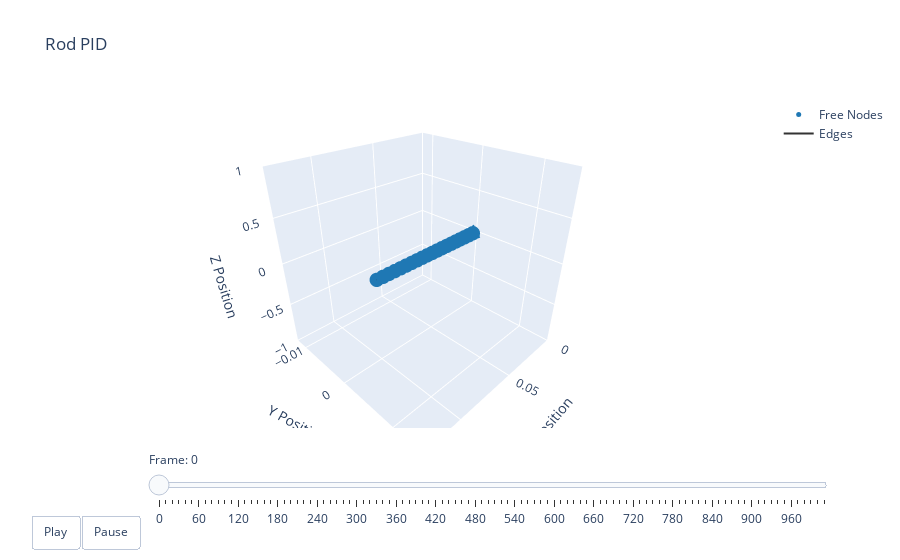

Notebook code for this chart:
### Code cell
print("t_arr shape:", t_arr.shape)
options = dismech.AnimationOptions(title='Rod PID', plot_step=10)

fig = dismech.get_interactive_animation_plotly(robot, t_arr, qs, options)
fig.show()

### Figure 1 — Plotly figure (JSON) as saved in the notebook; plotly's stock layout.template omitted (floating-point values rounded to 4 significant figures)
{"data": [{"marker": {"color": "#1f78b4", "size": 5}, "mode": "markers", "name": "Free Nodes", "type": "scatter3d", "x": [0.0, 0.005, 0.01, 0.015, 0.02, 0.025, 0.03, 0.035, 0.04, 0.045, 0.05, 0.055, 0.06, 0.065, 0.07, 0.075, 0.08, 0.085, 0.09, 0.095, 0.1], "y": [0.0, -0.0, -0.0, -0.0, -0.0, -0.0, -0.0, -0.0, -0.0, -0.0, 0.0, 0.0, 0.0, 0.0, 0.0, 0.0, 0.0, 0.0, 0.0, 0.0, 0.0], "z": [0.0, -0.0, -0.0, -0.0, -0.0, -0.0, -0.0, -0.0, -0.0, -0.0, 0.0, 0.0, 0.0, 0.0, 0.0, 0.0, 0.0, 0.0, 0.0, 0.0, 0.0]}, {"marker": {"color": "#e31a1c", "size": 5}, "mode": "markers", "name": "Fixed Nodes", "type": "scatter3d", "x": [], "y": [], "z": []}, {"line": {"color": "#333333", "width": 2}, "mode": "lines", "name": "Edges", "type": "scatter3d", "x": [0, 0.005, null, 0.005, 0.01, null, 0.01, 0.015, null, 0.015, 0.02, null, 0.02, 0.025, null, 0.025, 0.03, null, 0.03, 0.035, null, 0.035, 0.04, null, 0.04, 0.045, null, 0.045, 0.05, null, 0.05, 0.055, null, 0.055, 0.06, null, 0.06, 0.065, null, 0.065, 0.07, null, 0.07, 0.075, null, 0.075, 0.08, null, 0.08, 0.085, null, 0.085, 0.09, null, 0.09, 0.095, null, 0.095, 0.1, null], "y": [0, 0, null, 0, 0, null, 0, 0, null, 0, 0, null, 0, 0, null, 0, 0, null, 0, 0, null, 0, 0, null, 0, 0, null, 0, 0, null, 0, 0, null, 0, 0, null, 0, 0, null, 0, 0, null, 0, 0, null, 0, 0, null, 0, 0, null, 0, 0, null, 0, 0, null, 0, 0, null], "z": [0, 0, null, 0, 0, null, 0, 0, null, 0, 0, null, 0, 0, null, 0, 0, null, 0, 0, null, 0, 0, null, 0, 0, null, 0, 0, null, 0, 0, null, 0, 0, null, 0, 0, null, 0, 0, null, 0, 0, null, 0, 0, null, 0, 0, null, 0, 0, null, 0, 0, null, 0, 0, null]}, {"color": "rgba(166, 206, 227, 0.7)", "i": [], "j": [], "k": [], "name": "Faces", "opacity": 0.7, "showscale": false, "type": "mesh3d", "x": [0.0, 0.005, 0.01, 0.015, 0.02, 0.025, 0.03, 0.035, 0.04, 0.045, 0.05, 0.055, 0.06, 0.065, 0.07, 0.075, 0.08, 0.085, 0.09, 0.095, 0.1], "y": [0.0, -0.0, -0.0, -0.0, -0.0, -0.0, -0.0, -0.0, -0.0, -0.0, 0.0, 0.0, 0.0, 0.0, 0.0, 0.0, 0.0, 0.0, 0.0, 0.0, 0.0], "z": [0.0, -0.0, -0.0, -0.0, -0.0, -0.0, -0.0, -0.0, -0.0, -0.0, 0.0, 0.0, 0.0, 0.0, 0.0, 0.0, 0.0, 0.0, 0.0, 0.0, 0.0]}], "layout": {"scene": {"camera": {"eye": {"x": 1.225, "y": 1.225, "z": 1.0}}, "xaxis": {"range": [0, 0.1318], "title": {"text": "X Position"}}, "yaxis": {"range": [-0.01234, 0.01501], "title": {"text": "Y Position"}}, "zaxis": {"range": [0, 0], "title": {"text": "Z Position"}}}, "sliders": [{"currentvalue": {"prefix": "Frame: "}, "steps": [{"args": [["0"], {"frame": {"duration": 50, "redraw": true}, "mode": "immediate"}], "label": "0", "method": "animate"}, {"args": [["1"], {"frame": {"duration": 50, "redraw": true}, "mode": "immediate"}], "label": "10", "method": "animate"}, {"args": [["2"], {"frame": {"duration": 50, "redraw": true}, "mode": "immediate"}], "label": "20", "method": "animate"}, {"args": [["3"], {"frame": {"duration": 50, "redraw": true}, "mode": "immediate"}], "label": "30", "method": "animate"}, {"args": [["4"], {"frame": {"duration": 50, "redraw": true}, "mode": "immediate"}], "label": "40", "method": "animate"}, {"args": [["5"], {"frame": {"duration": 50, "redraw": true}, "mode": "immediate"}], "label": "50", "method": "animate"}, {"args": [["6"], {"frame": {"duration": 50, "redraw": true}, "mode": "immediate"}], "label": "60", "method": "animate"}, {"args": [["7"], {"frame": {"duration": 50, "redraw": true}, "mode": "immediate"}], "label": "70", "method": "animate"}, {"args": [["8"], {"frame": {"duration": 50, "redraw": true}, "mode": "immediate"}], "label": "80", "method": "animate"}, {"args": [["9"], {"frame": {"duration": 50, "redraw": true}, "mode": "immediate"}], "label": "90", "method": "animate"}, {"args": [["10"], {"frame": {"duration": 50, "redraw": true}, "mode": "immediate"}], "label": "100", "method": "animate"}, {"args": [["11"], {"frame": {"duration": 50, "redraw": true}, "mode": "immediate"}], "label": "110", "method": "animate"}, {"args": [["12"], {"frame": {"duration": 50, "redraw": true}, "mode": "immediate"}], "label": "120", "method": "animate"}, {"args": [["13"], {"frame": {"duration": 50, "redraw": true}, "mode": "immediate"}], "label": "130", "method": "animate"}, {"args": [["14"], {"frame": {"duration": 50, "redraw": true}, "mode": "immediate"}], "label": "140", "method": "animate"}, {"args": [["15"], {"frame": {"duration": 50, "redraw": true}, "mode": "immediate"}], "label": "150", "method": "animate"}, {"args": [["16"], {"frame": {"duration": 50, "redraw": true}, "mode": "immediate"}], "label": "160", "method": "animate"}, {"args": [["17"], {"frame": {"duration": 50, "redraw": true}, "mode": "immediate"}], "label": "170", "method": "animate"}, {"args": [["18"], {"frame": {"duration": 50, "redraw": true}, "mode": "immediate"}], "label": "180", "method": "animate"}, {"args": [["19"], {"frame": {"duration": 50, "redraw": true}, "mode": "immediate"}], "label": "190", "method": "animate"}, {"args": [["20"], {"frame": {"duration": 50, "redraw": true}, "mode": "immediate"}], "label": "200", "method": "animate"}, {"args": [["21"], {"frame": {"duration": 50, "redraw": true}, "mode": "immediate"}], "label": "210", "method": "animate"}, {"args": [["22"], {"frame": {"duration": 50, "redraw": true}, "mode": "immediate"}], "label": "220", "method": "animate"}, {"args": [["23"], {"frame": {"duration": 50, "redraw": true}, "mode": "immediate"}], "label": "230", "method": "animate"}, {"args": [["24"], {"frame": {"duration": 50, "redraw": true}, "mode": "immediate"}], "label": "240", "method": "animate"}, {"args": [["25"], {"frame": {"duration": 50, "redraw": true}, "mode": "immediate"}], "label": "250", "method": "animate"}, {"args": [["26"], {"frame": {"duration": 50, "redraw": true}, "mode": "immediate"}], "label": "260", "method": "animate"}, {"args": [["27"], {"frame": {"duration": 50, "redraw": true}, "mode": "immediate"}], "label": "270", "method": "animate"}, {"args": [["28"], {"frame": {"duration": 50, "redraw": true}, "mode": "immediate"}], "label": "280", "method": "animate"}, {"args": [["29"], {"frame": {"duration": 50, "redraw": true}, "mode": "immediate"}], "label": "290", "method": "animate"}, {"args": [["30"], {"frame": {"duration": 50, "redraw": true}, "mode": "immediate"}], "label": "300", "method": "animate"}, {"args": [["31"], {"frame": {"duration": 50, "redraw": true}, "mode": "immediate"}], "label": "310", "method": "animate"}, {"args": [["32"], {"frame": {"duration": 50, "redraw": true}, "mode": "immediate"}], "label": "320", "method": "animate"}, {"args": [["33"], {"frame": {"duration": 50, "redraw": true}, "mode": "immediate"}], "label": "330", "method": "animate"}, {"args": [["34"], {"frame": {"duration": 50, "redraw": true}, "mode": "immediate"}], "label": "340", "method": "animate"}, {"args": [["35"], {"frame": {"duration": 50, "redraw": true}, "mode": "immediate"}], "label": "350", "method": "animate"}, {"args": [["36"], {"frame": {"duration": 50, "redraw": true}, "mode": "immediate"}], "label": "360", "method": "animate"}, {"args": [["37"], {"frame": {"duration": 50, "redraw": true}, "mode": "immediate"}], "label": "370", "method": "animate"}, {"args": [["38"], {"frame": {"duration": 50, "redraw": true}, "mode": "immediate"}], "label": "380", "method": "animate"}, {"args": [["39"], {"frame": {"duration": 50, "redraw": true}, "mode": "immediate"}], "label": "390", "method": "animate"}, {"args": [["40"], {"frame": {"duration": 50, "redraw": true}, "mode": "immediate"}], "label": "400", "method": "animate"}, {"args": [["41"], {"frame": {"duration": 50, "redraw": true}, "mode": "immediate"}], "label": "410", "method": "animate"}, {"args": [["42"], {"frame": {"duration": 50, "redraw": true}, "mode": "immediate"}], "label": "420", "method": "animate"}, {"args": [["43"], {"frame": {"duration": 50, "redraw": true}, "mode": "immediate"}], "label": "430", "method": "animate"}, {"args": [["44"], {"frame": {"duration": 50, "redraw": true}, "mode": "immediate"}], "label": "440", "method": "animate"}, {"args": [["45"], {"frame": {"duration": 50, "redraw": true}, "mode": "immediate"}], "label": "450", "method": "animate"}, {"args": [["46"], {"frame": {"duration": 50, "redraw": true}, "mode": "immediate"}], "label": "460", "method": "animate"}, {"args": [["47"], {"frame": {"duration": 50, "redraw": true}, "mode": "immediate"}], "label": "470", "method": "animate"}, {"args": [["48"], {"frame": {"duration": 50, "redraw": true}, "mode": "immediate"}], "label": "480", "method": "animate"}, {"args": [["49"], {"frame": {"duration": 50, "redraw": true}, "mode": "immediate"}], "label": "490", "method": "animate"}, {"args": [["50"], {"frame": {"duration": 50, "redraw": true}, "mode": "immediate"}], "label": "500", "method": "animate"}, {"args": [["51"], {"frame": {"duration": 50, "redraw": true}, "mode": "immediate"}], "label": "510", "method": "animate"}, {"args": [["52"], {"frame": {"duration": 50, "redraw": true}, "mode": "immediate"}], "label": "520", "method": "animate"}, {"args": [["53"], {"frame": {"duration": 50, "redraw": true}, "mode": "immediate"}], "label": "530", "method": "animate"}, {"args": [["54"], {"frame": {"duration": 50, "redraw": true}, "mode": "immediate"}], "label": "540", "method": "animate"}, {"args": [["55"], {"frame": {"duration": 50, "redraw": true}, "mode": "immediate"}], "label": "550", "method": "animate"}, {"args": [["56"], {"frame": {"duration": 50, "redraw": true}, "mode": "immediate"}], "label": "560", "method": "animate"}, {"args": [["57"], {"frame": {"duration": 50, "redraw": true}, "mode": "immediate"}], "label": "570", "method": "animate"}, {"args": [["58"], {"frame": {"duration": 50, "redraw": true}, "mode": "immediate"}], "label": "580", "method": "animate"}, {"args": [["59"], {"frame": {"duration": 50, "redraw": true}, "mode": "immediate"}], "label": "590", "method": "animate"}, {"args": [["60"], {"frame": {"duration": 50, "redraw": true}, "mode": "immediate"}], "label": "600", "method": "animate"}, {"args": [["61"], {"frame": {"duration": 50, "redraw": true}, "mode": "immediate"}], "label": "610", "method": "animate"}, {"args": [["62"], {"frame": {"duration": 50, "redraw": true}, "mode": "immediate"}], "label": "620", "method": "animate"}, {"args": [["63"], {"frame": {"duration": 50, "redraw": true}, "mode": "immediate"}], "label": "630", "method": "animate"}, {"args": [["64"], {"frame": {"duration": 50, "redraw": true}, "mode": "immediate"}], "label": "640", "method": "animate"}, {"args": [["65"], {"frame": {"duration": 50, "redraw": true}, "mode": "immediate"}], "label": "650", "method": "animate"}, {"args": [["66"], {"frame": {"duration": 50, "redraw": true}, "mode": "immediate"}], "label": "660", "method": "animate"}, {"args": [["67"], {"frame": {"duration": 50, "redraw": true}, "mode": "immediate"}], "label": "670", "method": "animate"}, {"args": [["68"], {"frame": {"duration": 50, "redraw": true}, "mode": "immediate"}], "label": "680", "method": "animate"}, {"args": [["69"], {"frame": {"duration": 50, "redraw": true}, "mode": "immediate"}], "label": "690", "method": "animate"}, {"args": [["70"], {"frame": {"duration": 50, "redraw": true}, "mode": "immediate"}], "label": "700", "method": "animate"}, {"args": [["71"], {"frame": {"duration": 50, "redraw": true}, "mode": "immediate"}], "label": "710", "method": "animate"}, {"args": [["72"], {"frame": {"duration": 50, "redraw": true}, "mode": "immediate"}], "label": "720", "method": "animate"}, {"args": [["73"], {"frame": {"duration": 50, "redraw": true}, "mode": "immediate"}], "label": "730", "method": "animate"}, {"args": [["74"], {"frame": {"duration": 50, "redraw": true}, "mode": "immediate"}], "label": "740", "method": "animate"}, {"args": [["75"], {"frame": {"duration": 50, "redraw": true}, "mode": "immediate"}], "label": "750", "method": "animate"}, {"args": [["76"], {"frame": {"duration": 50, "redraw": true}, "mode": "immediate"}], "label": "760", "method": "animate"}, {"args": [["77"], {"frame": {"duration": 50, "redraw": true}, "mode": "immediate"}], "label": "770", "method": "animate"}, {"args": [["78"], {"frame": {"duration": 50, "redraw": true}, "mode": "immediate"}], "label": "780", "method": "animate"}, {"args": [["79"], {"frame": {"duration": 50, "redraw": true}, "mode": "immediate"}], "label": "790", "method": "animate"}, {"args": [["80"], {"frame": {"duration": 50, "redraw": true}, "mode": "immediate"}], "label": "800", "method": "animate"}, {"args": [["81"], {"frame": {"duration": 50, "redraw": true}, "mode": "immediate"}], "label": "810", "method": "animate"}, {"args": [["82"], {"frame": {"duration": 50, "redraw": true}, "mode": "immediate"}], "label": "820", "method": "animate"}, {"args": [["83"], {"frame": {"duration": 50, "redraw": true}, "mode": "immediate"}], "label": "830", "method": "animate"}, {"args": [["84"], {"frame": {"duration": 50, "redraw": true}, "mode": "immediate"}], "label": "840", "method": "animate"}, {"args": [["85"], {"frame": {"duration": 50, "redraw": true}, "mode": "immediate"}], "label": "850", "method": "animate"}, {"args": [["86"], {"frame": {"duration": 50, "redraw": true}, "mode": "immediate"}], "label": "860", "method": "animate"}, {"args": [["87"], {"frame": {"duration": 50, "redraw": true}, "mode": "immediate"}], "label": "870", "method": "animate"}, {"args": [["88"], {"frame": {"duration": 50, "redraw": true}, "mode": "immediate"}], "label": "880", "method": "animate"}, {"args": [["89"], {"frame": {"duration": 50, "redraw": true}, "mode": "immediate"}], "label": "890", "method": "animate"}, {"args": [["90"], {"frame": {"duration": 50, "redraw": true}, "mode": "immediate"}], "label": "900", "method": "animate"}, {"args": [["91"], {"frame": {"duration": 50, "redraw": true}, "mode": "immediate"}], "label": "910", "method": "animate"}, {"args": [["92"], {"frame": {"duration": 50, "redraw": true}, "mode": "immediate"}], "label": "920", "method": "animate"}, {"args": [["93"], {"frame": {"duration": 50, "redraw": true}, "mode": "immediate"}], "label": "930", "method": "animate"}, {"args": [["94"], {"frame": {"duration": 50, "redraw": true}, "mode": "immediate"}], "label": "940", "method": "animate"}, {"args": [["95"], {"frame": {"duration": 50, "redraw": true}, "mode": "immediate"}], "label": "950", "method": "animate"}, {"args": [["96"], {"frame": {"duration": 50, "redraw": true}, "mode": "immediate"}], "label": "960", "method": "animate"}, {"args": [["97"], {"frame": {"duration": 50, "redraw": true}, "mode": "immediate"}], "label": "970", "method": "animate"}, {"args": [["98"], {"frame": {"duration": 50, "redraw": true}, "mode": "immediate"}], "label": "980", "method": "animate"}, {"args": [["99"], {"frame": {"duration": 50, "redraw": true}, "mode": "immediate"}], "label": "990", "method": "animate"}, {"args": [["100"], {"frame": {"duration": 50, "redraw": true}, "mode": "immediate"}], "label": "1000", "method": "animate"}, {"args": [["101"], {"frame": {"duration": 50, "redraw": true}, "mode": "immediate"}], "label": "1001", "method": "animate"}], "transition": {"duration": 0}, "x": 0.1, "y": 0}], "title": {"text": "Rod PID"}, "updatemenus": [{"buttons": [{"args": [null, {"frame": {"duration": 50, "redraw": true}, "fromcurrent": true}], "label": "Play", "method": "animate"}, {"args": [[null], {"frame": {"duration": 0, "redraw": true}, "mode": "immediate"}], "label": "Pause", "method": "animate"}], "direction": "left", "pad": {"r": 10, "t": 87}, "showactive": false, "type": "buttons", "x": 0.1, "xanchor": "right", "y": 0, "yanchor": "top"}]}}
